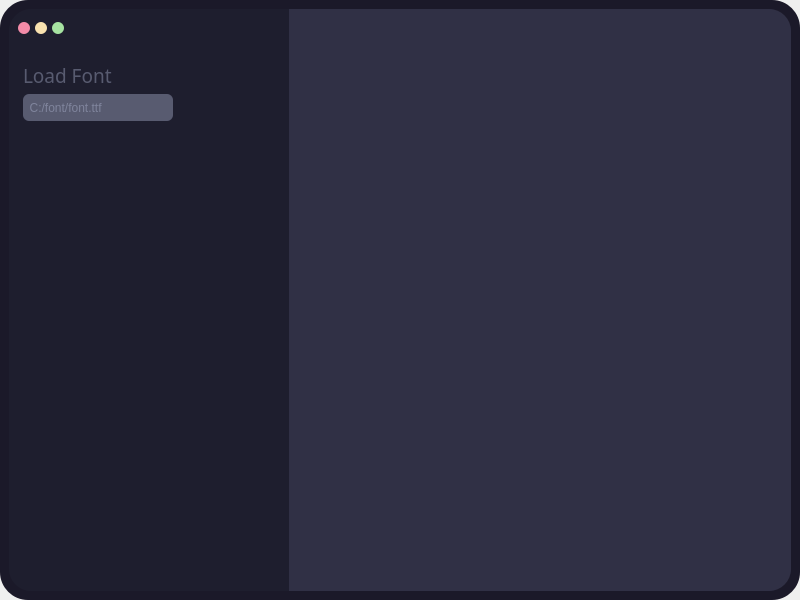
<?xml version="1.0" encoding="UTF-8"?>
<ui version="4.0">
 <class>TypeWriter</class>
 <widget class="QMainWindow" name="TypeWriter">
  <property name="geometry">
   <rect>
    <x>0</x>
    <y>0</y>
    <width>800</width>
    <height>600</height>
   </rect>
  </property>
  <property name="maximumSize">
   <size>
    <width>16777215</width>
    <height>600</height>
   </size>
  </property>
  <property name="windowTitle">
   <string>MainWindow</string>
  </property>
  <property name="styleSheet">
   <string notr="true">*{
	border: none;
	background-color: transparent;
	background: none;
	padding: 0;
	margin: 0;
}

#mainFrame {
	background-color: #1b1929;
	border-radius: 28;
}

#textInput {
	background-color: transparent;
	color: #a6adc8;
}

#leftFrame {
	background-color: #1e1e2e;
	border-top-left-radius: 22;
	border-bottom-left-radius: 22;
}

#rightFrame {
	background-color: #303045;
	border-top-right-radius: 22;
	border-bottom-right-radius: 22;
}

#fontLabel {
	background-color: #585b70;
	color: #7f849c;
	border-radius: 6;
}

#loadFontLabel {
	color: #585b70;
}

#closeButton {
	background-color: #f38ba8;
	border-style: solid;
	border-radius:6px;
	max-width:12px;
	max-height:12px;
	min-width:12px;
	min-height:12px;
}
#minButton {
	background-color: #f9e2af;
	border-style: solid;
	border-radius:6px;
	max-width:12px;
	max-height:12px;
	min-width:12px;
	min-height:12px;
}
#maxButton {
	background-color: #a6e3a1;
	border-style: solid;
	border-radius:6px;
	max-width:12px;
	max-height:12px;
	min-width:12px;
	min-height:12px;
}</string>
  </property>
  <widget class="QWidget" name="centralwidget">
   <property name="minimumSize">
    <size>
     <width>800</width>
     <height>600</height>
    </size>
   </property>
   <layout class="QVBoxLayout" name="verticalLayout">
    <property name="spacing">
     <number>0</number>
    </property>
    <property name="leftMargin">
     <number>0</number>
    </property>
    <property name="topMargin">
     <number>0</number>
    </property>
    <property name="rightMargin">
     <number>0</number>
    </property>
    <property name="bottomMargin">
     <number>0</number>
    </property>
    <item>
     <widget class="QFrame" name="mainFrame">
      <property name="frameShape">
       <enum>QFrame::StyledPanel</enum>
      </property>
      <property name="frameShadow">
       <enum>QFrame::Raised</enum>
      </property>
      <layout class="QHBoxLayout" name="horizontalLayout">
       <property name="spacing">
        <number>0</number>
       </property>
       <item>
        <widget class="QFrame" name="leftFrame">
         <property name="minimumSize">
          <size>
           <width>280</width>
           <height>0</height>
          </size>
         </property>
         <property name="maximumSize">
          <size>
           <width>280</width>
           <height>16777215</height>
          </size>
         </property>
         <property name="frameShape">
          <enum>QFrame::NoFrame</enum>
         </property>
         <property name="frameShadow">
          <enum>QFrame::Raised</enum>
         </property>
         <layout class="QVBoxLayout" name="verticalLayout_2">
          <item alignment="Qt::AlignTop">
           <widget class="QFrame" name="buttonFrame">
            <property name="frameShape">
             <enum>QFrame::StyledPanel</enum>
            </property>
            <property name="frameShadow">
             <enum>QFrame::Raised</enum>
            </property>
            <layout class="QHBoxLayout" name="horizontalLayout_2">
             <property name="spacing">
              <number>5</number>
             </property>
             <property name="leftMargin">
              <number>0</number>
             </property>
             <property name="topMargin">
              <number>0</number>
             </property>
             <property name="rightMargin">
              <number>0</number>
             </property>
             <property name="bottomMargin">
              <number>0</number>
             </property>
             <item>
              <widget class="QPushButton" name="closeButton">
               <property name="text">
                <string/>
               </property>
              </widget>
             </item>
             <item>
              <widget class="QPushButton" name="minButton">
               <property name="text">
                <string/>
               </property>
              </widget>
             </item>
             <item>
              <widget class="QPushButton" name="maxButton">
               <property name="text">
                <string/>
               </property>
              </widget>
             </item>
             <item>
              <spacer name="horizontalSpacer">
               <property name="orientation">
                <enum>Qt::Horizontal</enum>
               </property>
               <property name="sizeHint" stdset="0">
                <size>
                 <width>40</width>
                 <height>20</height>
                </size>
               </property>
              </spacer>
             </item>
            </layout>
           </widget>
          </item>
          <item>
           <widget class="QFrame" name="fontFileFrame">
            <property name="minimumSize">
             <size>
              <width>0</width>
              <height>70</height>
             </size>
            </property>
            <property name="maximumSize">
             <size>
              <width>16777215</width>
              <height>70</height>
             </size>
            </property>
            <property name="frameShape">
             <enum>QFrame::NoFrame</enum>
            </property>
            <property name="frameShadow">
             <enum>QFrame::Raised</enum>
            </property>
            <layout class="QVBoxLayout" name="verticalLayout_3">
             <property name="spacing">
              <number>5</number>
             </property>
             <property name="leftMargin">
              <number>5</number>
             </property>
             <property name="topMargin">
              <number>5</number>
             </property>
             <property name="rightMargin">
              <number>5</number>
             </property>
             <property name="bottomMargin">
              <number>5</number>
             </property>
             <item>
              <widget class="QFrame" name="loadFontFrame">
               <property name="frameShape">
                <enum>QFrame::NoFrame</enum>
               </property>
               <property name="frameShadow">
                <enum>QFrame::Raised</enum>
               </property>
               <layout class="QHBoxLayout" name="horizontalLayout_3">
                <property name="spacing">
                 <number>0</number>
                </property>
                <property name="leftMargin">
                 <number>0</number>
                </property>
                <property name="topMargin">
                 <number>0</number>
                </property>
                <property name="rightMargin">
                 <number>0</number>
                </property>
                <property name="bottomMargin">
                 <number>0</number>
                </property>
                <item>
                 <widget class="QLabel" name="loadFontLabel">
                  <property name="font">
                   <font>
                    <family>Source Code Pro</family>
                    <pointsize>14</pointsize>
                   </font>
                  </property>
                  <property name="text">
                   <string>Load Font</string>
                  </property>
                  <property name="alignment">
                   <set>Qt::AlignLeading|Qt::AlignLeft|Qt::AlignVCenter</set>
                  </property>
                 </widget>
                </item>
               </layout>
              </widget>
             </item>
             <item>
              <widget class="QFrame" name="openFontFrame">
               <property name="frameShape">
                <enum>QFrame::NoFrame</enum>
               </property>
               <property name="frameShadow">
                <enum>QFrame::Raised</enum>
               </property>
               <layout class="QHBoxLayout" name="horizontalLayout_4">
                <property name="spacing">
                 <number>0</number>
                </property>
                <property name="leftMargin">
                 <number>0</number>
                </property>
                <property name="topMargin">
                 <number>0</number>
                </property>
                <property name="rightMargin">
                 <number>0</number>
                </property>
                <property name="bottomMargin">
                 <number>0</number>
                </property>
                <item>
                 <widget class="QFrame" name="fontLabelFrame">
                  <property name="frameShape">
                   <enum>QFrame::StyledPanel</enum>
                  </property>
                  <property name="frameShadow">
                   <enum>QFrame::Raised</enum>
                  </property>
                  <layout class="QHBoxLayout" name="horizontalLayout_5">
                   <property name="spacing">
                    <number>0</number>
                   </property>
                   <property name="leftMargin">
                    <number>0</number>
                   </property>
                   <property name="topMargin">
                    <number>0</number>
                   </property>
                   <property name="rightMargin">
                    <number>0</number>
                   </property>
                   <property name="bottomMargin">
                    <number>0</number>
                   </property>
                   <item>
                    <widget class="QLabel" name="fontLabel">
                     <property name="minimumSize">
                      <size>
                       <width>150</width>
                       <height>0</height>
                      </size>
                     </property>
                     <property name="text">
                      <string>  C:/font/font.ttf</string>
                     </property>
                    </widget>
                   </item>
                  </layout>
                 </widget>
                </item>
                <item>
                 <widget class="QFrame" name="fontButtonFrame">
                  <property name="frameShape">
                   <enum>QFrame::StyledPanel</enum>
                  </property>
                  <property name="frameShadow">
                   <enum>QFrame::Raised</enum>
                  </property>
                  <layout class="QHBoxLayout" name="horizontalLayout_6">
                   <property name="spacing">
                    <number>0</number>
                   </property>
                   <property name="leftMargin">
                    <number>0</number>
                   </property>
                   <property name="topMargin">
                    <number>0</number>
                   </property>
                   <property name="rightMargin">
                    <number>0</number>
                   </property>
                   <property name="bottomMargin">
                    <number>0</number>
                   </property>
                  </layout>
                 </widget>
                </item>
                <item>
                 <widget class="QPushButton" name="fontButton">
                  <property name="text">
                   <string/>
                  </property>
                  <property name="icon">
                   <iconset resource="resources.qrc">
                    <normaloff>:/icons/icons/greyupload.png</normaloff>:/icons/icons/greyupload.png</iconset>
                  </property>
                  <property name="iconSize">
                   <size>
                    <width>24</width>
                    <height>24</height>
                   </size>
                  </property>
                 </widget>
                </item>
                <item>
                 <spacer name="horizontalSpacer_2">
                  <property name="orientation">
                   <enum>Qt::Horizontal</enum>
                  </property>
                  <property name="sizeType">
                   <enum>QSizePolicy::Fixed</enum>
                  </property>
                  <property name="sizeHint" stdset="0">
                   <size>
                    <width>60</width>
                    <height>20</height>
                   </size>
                  </property>
                 </spacer>
                </item>
               </layout>
              </widget>
             </item>
            </layout>
           </widget>
          </item>
          <item>
           <widget class="QFrame" name="frame_2">
            <property name="frameShape">
             <enum>QFrame::StyledPanel</enum>
            </property>
            <property name="frameShadow">
             <enum>QFrame::Raised</enum>
            </property>
           </widget>
          </item>
          <item>
           <spacer name="verticalSpacer">
            <property name="orientation">
             <enum>Qt::Vertical</enum>
            </property>
            <property name="sizeType">
             <enum>QSizePolicy::Fixed</enum>
            </property>
            <property name="sizeHint" stdset="0">
             <size>
              <width>20</width>
              <height>380</height>
             </size>
            </property>
           </spacer>
          </item>
          <item>
           <widget class="QFrame" name="frame">
            <property name="frameShape">
             <enum>QFrame::StyledPanel</enum>
            </property>
            <property name="frameShadow">
             <enum>QFrame::Raised</enum>
            </property>
           </widget>
          </item>
         </layout>
        </widget>
       </item>
       <item>
        <widget class="QFrame" name="rightFrame">
         <property name="frameShape">
          <enum>QFrame::NoFrame</enum>
         </property>
         <property name="frameShadow">
          <enum>QFrame::Raised</enum>
         </property>
         <layout class="QHBoxLayout" name="horizontalLayout_7">
          <property name="spacing">
           <number>0</number>
          </property>
          <property name="leftMargin">
           <number>30</number>
          </property>
          <property name="topMargin">
           <number>50</number>
          </property>
          <property name="rightMargin">
           <number>30</number>
          </property>
          <property name="bottomMargin">
           <number>30</number>
          </property>
          <item>
           <widget class="QPlainTextEdit" name="textInput">
            <property name="font">
             <font>
              <pointsize>48</pointsize>
             </font>
            </property>
           </widget>
          </item>
         </layout>
        </widget>
       </item>
      </layout>
     </widget>
    </item>
   </layout>
  </widget>
 </widget>
 <resources>
  <include location="resources.qrc"/>
 </resources>
 <connections/>
</ui>
